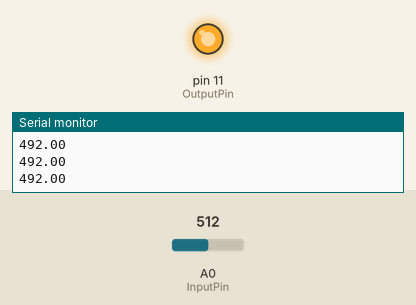
Recording of a sketch running on a simulated Arduino Uno, built with avr-gcc and run on an emulated ATmega328P. Shown: output pins drawn as LEDs (lit = HIGH), the last lines printed to the serial monitor. The test bench sets the inputs (shaded band); at power-on: A0 (InputPin) = 512.

Above: at 1.2 s.
1.3 s: A0 (InputPin) set to 65
3.6 s: A0 (InputPin) set to 54
At 4.18 s:
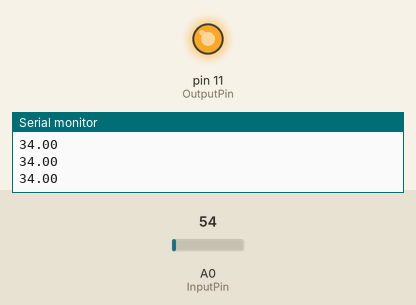
6.2 s: A0 (InputPin) set to 0
At 8.0 s:
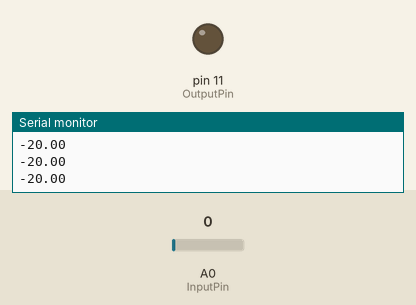
8.3 s: A0 (InputPin) set to 30
At 9.7 s:
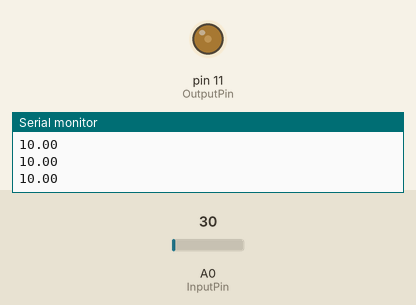
Timing chart, 0 to 11.3 s (numbered marks = the images above; inputs shaded):
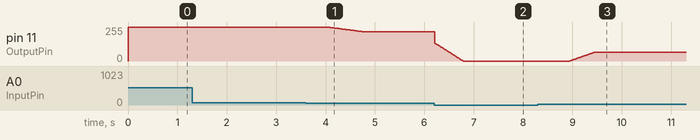

Measured:
- after the input at 3.6 s, pin 11 (OutputPin): moves from 255/255 to 221/255 over 0.69 s, starting after 0.44 s
- after the input at 6.2 s, pin 11 (OutputPin): moves from 221/255 to 0/255 over 0.58 s, starting at once
- after the input at 8.3 s, pin 11 (OutputPin): moves from 0/255 to 65/255 over 0.49 s, starting after 0.65 s

The sketch:

PID_photoresistor_2.ino
```cpp
#define DelayTime 10              // delay modificabile
#define SETPOINT 20               // range dell'errore, da modificare in base al valore desiderato

float Kp = 3;                     // costante proporionale, da modificare in base al valore desiderato
float Ki = 10;                    // costante integrativa, da modificare in base al valore desiderato
float Kd = 1;
int OutputPin = 11;               // pin modificabile a cui fornire il controllo calcolato
int InputPin = A0;

void setup() {
  Serial.begin(9600);             // inizzializza il monitor seriale
}

void loop() {
  int v = analogRead(InputPin);                       // variabile col valore rilevato dalla fotoresistenza
  float e = v - SETPOINT;                             // variabile d'errore, da modificare in base al valore desiderato

  int out = (int)(prop(e) + intgr(e) );     // calcola il valore del PI, tramite le rispettive funzione
  out = map(out, 0, 510, 0, 255);                     // lo mappa
  out = constrain(out, 0, 255);                       // lo limita
  analogWrite(OutputPin, out);                        // lo scrive sul led
  Serial.println(e);                                  // mostra sul monitor seriale l'errore
  delay(DelayTime);                                   // aspetta una quantità di tempo decisa da noi
}

float prop(float e) {             // funzione per il calcolo del valore proporzionale
  float p = e*Kp;                 // calcola il valore proporzionale --> e*3
  return p;                       // lo restituisce
}

#define blen 100                  // lunghezza del buffer
float buf[blen];

float intgr(float e) {                     // funzione per il calcolo del valore integrativo
  buf[0] = e;                              // il primmo valore del buffer è l'errore
  for (int j = blen-1; j > 0; j--) {       // si crea un ciclo for in modo tale da far scorrere il valore dell'erroe
    buf[j] = buf[j-1];                     // alla posizione successica
  }
  float m = 0;                             // variabile che conterrà la media dei valori del buffer
  for (int j = 0; j < blen; j++){          // ciclo for usato per sommare tutti i valori del buffer ad m
    m += buf[j];                           // viene fatto il calcolo della media al posto dell'integrale perchè è più
  }                                        // semplice e il risultato ha variazioni trascurabili (in questo caso)
  m = m / (float)blen;                     // viene calcolata la media
  float i = m*Ki;                          // la media viene moltiplicata per la costante integrativa --> m*10
  return i;                                // restituisce il valore
}

float deriv(float e){                                      // funzione per il calcolo del derivativo
  float pervious_error = e;                                // si tiene in considerazione il valore precedeente dell'errore
  float d = Kd*((pervious_error - e) / DelayTime);         // si calcola la parte derivativa
  return d;                                                // restituisce il valore
}
```
